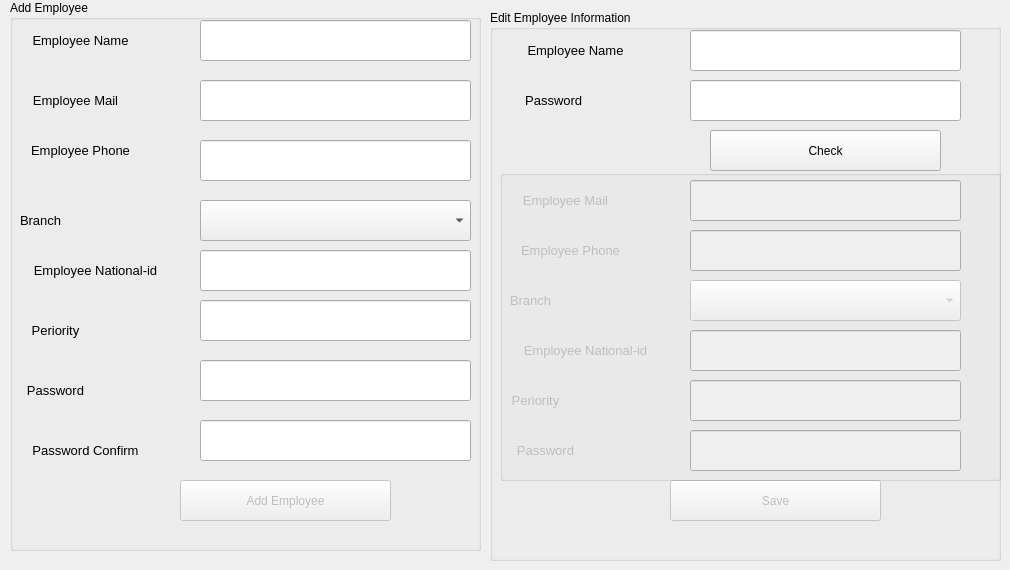
      <widget class="QWidget" name="tab_29">
       <attribute name="title">
        <string>Add Employee</string>
       </attribute>
       <widget class="QGroupBox" name="groupBox_7">
        <property name="geometry">
         <rect>
          <x>10</x>
          <y>0</y>
          <width>471</width>
          <height>551</height>
         </rect>
        </property>
        <property name="title">
         <string>Add Employee</string>
        </property>
        <widget class="QLabel" name="label_49">
         <property name="geometry">
          <rect>
           <x>0</x>
           <y>80</y>
           <width>131</width>
           <height>41</height>
          </rect>
         </property>
         <property name="font">
          <font>
           <pointsize>10</pointsize>
          </font>
         </property>
         <property name="text">
          <string>Employee Mail</string>
         </property>
         <property name="alignment">
          <set>Qt::AlignCenter</set>
         </property>
        </widget>
        <widget class="QLineEdit" name="lineEdit_52">
         <property name="geometry">
          <rect>
           <x>190</x>
           <y>20</y>
           <width>271</width>
           <height>41</height>
          </rect>
         </property>
        </widget>
        <widget class="QLineEdit" name="lineEdit_54">
         <property name="geometry">
          <rect>
           <x>190</x>
           <y>140</y>
           <width>271</width>
           <height>41</height>
          </rect>
         </property>
        </widget>
        <widget class="QLineEdit" name="lineEdit_53">
         <property name="geometry">
          <rect>
           <x>190</x>
           <y>80</y>
           <width>271</width>
           <height>41</height>
          </rect>
         </property>
        </widget>
        <widget class="QLabel" name="label_48">
         <property name="geometry">
          <rect>
           <x>0</x>
           <y>130</y>
           <width>141</width>
           <height>41</height>
          </rect>
         </property>
         <property name="font">
          <font>
           <pointsize>10</pointsize>
          </font>
         </property>
         <property name="text">
          <string>Employee Phone</string>
         </property>
         <property name="alignment">
          <set>Qt::AlignCenter</set>
         </property>
        </widget>
        <widget class="QLabel" name="label_50">
         <property name="geometry">
          <rect>
           <x>0</x>
           <y>250</y>
           <width>171</width>
           <height>41</height>
          </rect>
         </property>
         <property name="font">
          <font>
           <pointsize>10</pointsize>
          </font>
         </property>
         <property name="text">
          <string>Employee National-id</string>
         </property>
         <property name="alignment">
          <set>Qt::AlignCenter</set>
         </property>
        </widget>
        <widget class="QLineEdit" name="lineEdit_55">
         <property name="geometry">
          <rect>
           <x>190</x>
           <y>250</y>
           <width>271</width>
           <height>41</height>
          </rect>
         </property>
        </widget>
        <widget class="QLabel" name="label_47">
         <property name="geometry">
          <rect>
           <x>-10</x>
           <y>20</y>
           <width>161</width>
           <height>41</height>
          </rect>
         </property>
         <property name="font">
          <font>
           <pointsize>10</pointsize>
          </font>
         </property>
         <property name="text">
          <string>Employee Name</string>
         </property>
         <property name="alignment">
          <set>Qt::AlignCenter</set>
         </property>
        </widget>
        <widget class="QLineEdit" name="lineEdit_56">
         <property name="geometry">
          <rect>
           <x>190</x>
           <y>360</y>
           <width>271</width>
           <height>41</height>
          </rect>
         </property>
         <property name="echoMode">
          <enum>QLineEdit::Password</enum>
         </property>
        </widget>
        <widget class="QLabel" name="label_51">
         <property name="geometry">
          <rect>
           <x>-10</x>
           <y>370</y>
           <width>111</width>
           <height>41</height>
          </rect>
         </property>
         <property name="font">
          <font>
           <pointsize>10</pointsize>
          </font>
         </property>
         <property name="text">
          <string>Password</string>
         </property>
         <property name="alignment">
          <set>Qt::AlignCenter</set>
         </property>
        </widget>
        <widget class="QLabel" name="label_52">
         <property name="geometry">
          <rect>
           <x>-10</x>
           <y>430</y>
           <width>171</width>
           <height>41</height>
          </rect>
         </property>
         <property name="font">
          <font>
           <pointsize>10</pointsize>
          </font>
         </property>
         <property name="text">
          <string>Password Confirm</string>
         </property>
         <property name="alignment">
          <set>Qt::AlignCenter</set>
         </property>
        </widget>
        <widget class="QLineEdit" name="lineEdit_57">
         <property name="geometry">
          <rect>
           <x>190</x>
           <y>420</y>
           <width>271</width>
           <height>41</height>
          </rect>
         </property>
         <property name="echoMode">
          <enum>QLineEdit::Password</enum>
         </property>
        </widget>
        <widget class="QPushButton" name="pushButton_37">
         <property name="enabled">
          <bool>false</bool>
         </property>
         <property name="geometry">
          <rect>
           <x>170</x>
           <y>480</y>
           <width>211</width>
           <height>41</height>
          </rect>
         </property>
         <property name="text">
          <string>Add Employee</string>
         </property>
         <property name="icon">
          <iconset resource="icons.qrc">
           <normaloff>:/icons/icons/add.png</normaloff>:/icons/icons/add.png</iconset>
         </property>
        </widget>
        <widget class="QLabel" name="label_54">
         <property name="geometry">
          <rect>
           <x>-10</x>
           <y>310</y>
           <width>111</width>
           <height>40</height>
          </rect>
         </property>
         <property name="font">
          <font>
           <pointsize>10</pointsize>
          </font>
         </property>
         <property name="text">
          <string>Periority</string>
         </property>
         <property name="alignment">
          <set>Qt::AlignCenter</set>
         </property>
        </widget>
        <widget class="QLineEdit" name="lineEdit_58">
         <property name="geometry">
          <rect>
           <x>190</x>
           <y>300</y>
           <width>271</width>
           <height>41</height>
          </rect>
         </property>
         <property name="text">
          <string/>
         </property>
        </widget>
        <widget class="QLabel" name="label_57">
         <property name="geometry">
          <rect>
           <x>10</x>
           <y>200</y>
           <width>141</width>
           <height>41</height>
          </rect>
         </property>
         <property name="font">
          <font>
           <pointsize>10</pointsize>
          </font>
         </property>
         <property name="text">
          <string>Branch</string>
         </property>
         <property name="alignment">
          <set>Qt::AlignLeading|Qt::AlignLeft|Qt::AlignVCenter</set>
         </property>
        </widget>
        <widget class="QComboBox" name="comboBox_5">
         <property name="geometry">
          <rect>
           <x>190</x>
           <y>200</y>
           <width>271</width>
           <height>41</height>
          </rect>
         </property>
        </widget>
       </widget>
       <widget class="QGroupBox" name="groupBox_9">
        <property name="geometry">
         <rect>
          <x>490</x>
          <y>10</y>
          <width>511</width>
          <height>551</height>
         </rect>
        </property>
        <property name="title">
         <string>Edit Employee Information</string>
        </property>
        <widget class="QPushButton" name="pushButton_39">
         <property name="enabled">
          <bool>false</bool>
         </property>
         <property name="geometry">
          <rect>
           <x>180</x>
           <y>470</y>
           <width>211</width>
           <height>41</height>
          </rect>
         </property>
         <property name="text">
          <string>Save</string>
         </property>
         <property name="icon">
          <iconset resource="icons.qrc">
           <normaloff>:/icons/icons/diskette.png</normaloff>:/icons/icons/diskette.png</iconset>
         </property>
        </widget>
        <widget class="QLineEdit" name="lineEdit_64">
         <property name="geometry">
          <rect>
           <x>200</x>
           <y>20</y>
           <width>271</width>
           <height>41</height>
          </rect>
         </property>
        </widget>
        <widget class="QLineEdit" name="lineEdit_69">
         <property name="geometry">
          <rect>
           <x>200</x>
           <y>70</y>
           <width>271</width>
           <height>41</height>
          </rect>
         </property>
        </widget>
        <widget class="QLabel" name="label_62">
         <property name="geometry">
          <rect>
           <x>20</x>
           <y>20</y>
           <width>131</width>
           <height>41</height>
          </rect>
         </property>
         <property name="font">
          <font>
           <pointsize>10</pointsize>
          </font>
         </property>
         <property name="text">
          <string>Employee Name</string>
         </property>
         <property name="alignment">
          <set>Qt::AlignCenter</set>
         </property>
        </widget>
        <widget class="QLabel" name="label_64">
         <property name="geometry">
          <rect>
           <x>-20</x>
           <y>70</y>
           <width>171</width>
           <height>41</height>
          </rect>
         </property>
         <property name="font">
          <font>
           <pointsize>10</pointsize>
          </font>
         </property>
         <property name="text">
          <string>Password </string>
         </property>
         <property name="alignment">
          <set>Qt::AlignCenter</set>
         </property>
        </widget>
        <widget class="QPushButton" name="pushButton_40">
         <property name="geometry">
          <rect>
           <x>220</x>
           <y>120</y>
           <width>231</width>
           <height>41</height>
          </rect>
         </property>
         <property name="text">
          <string>Check</string>
         </property>
        </widget>
        <widget class="QGroupBox" name="groupBox_11">
         <property name="enabled">
          <bool>false</bool>
         </property>
         <property name="geometry">
          <rect>
           <x>10</x>
           <y>160</y>
           <width>501</width>
           <height>311</height>
          </rect>
         </property>
         <property name="title">
          <string/>
         </property>
         <widget class="QLabel" name="label_58">
          <property name="geometry">
           <rect>
            <x>10</x>
            <y>110</y>
            <width>141</width>
            <height>41</height>
           </rect>
          </property>
          <property name="font">
           <font>
            <pointsize>10</pointsize>
           </font>
          </property>
          <property name="text">
           <string>Branch</string>
          </property>
          <property name="alignment">
           <set>Qt::AlignLeading|Qt::AlignLeft|Qt::AlignVCenter</set>
          </property>
         </widget>
         <widget class="QComboBox" name="comboBox_6">
          <property name="geometry">
           <rect>
            <x>190</x>
            <y>110</y>
            <width>271</width>
            <height>41</height>
           </rect>
          </property>
         </widget>
         <widget class="QLineEdit" name="lineEdit_68">
          <property name="geometry">
           <rect>
            <x>190</x>
            <y>260</y>
            <width>271</width>
            <height>41</height>
           </rect>
          </property>
         </widget>
         <widget class="QLabel" name="label_59">
          <property name="geometry">
           <rect>
            <x>-10</x>
            <y>10</y>
            <width>151</width>
            <height>41</height>
           </rect>
          </property>
          <property name="font">
           <font>
            <pointsize>10</pointsize>
           </font>
          </property>
          <property name="text">
           <string>Employee Mail</string>
          </property>
          <property name="alignment">
           <set>Qt::AlignCenter</set>
          </property>
         </widget>
         <widget class="QLabel" name="label_60">
          <property name="geometry">
           <rect>
            <x>10</x>
            <y>60</y>
            <width>121</width>
            <height>41</height>
           </rect>
          </property>
          <property name="font">
           <font>
            <pointsize>10</pointsize>
           </font>
          </property>
          <property name="text">
           <string>Employee Phone</string>
          </property>
          <property name="alignment">
           <set>Qt::AlignCenter</set>
          </property>
         </widget>
         <widget class="QLabel" name="label_55">
          <property name="geometry">
           <rect>
            <x>-20</x>
            <y>210</y>
            <width>111</width>
            <height>40</height>
           </rect>
          </property>
          <property name="font">
           <font>
            <pointsize>10</pointsize>
           </font>
          </property>
          <property name="text">
           <string>Periority</string>
          </property>
          <property name="alignment">
           <set>Qt::AlignCenter</set>
          </property>
         </widget>
         <widget class="QLineEdit" name="lineEdit_67">
          <property name="geometry">
           <rect>
            <x>190</x>
            <y>160</y>
            <width>271</width>
            <height>41</height>
           </rect>
          </property>
         </widget>
         <widget class="QLabel" name="label_63">
          <property name="geometry">
           <rect>
            <x>-10</x>
            <y>260</y>
            <width>111</width>
            <height>41</height>
           </rect>
          </property>
          <property name="font">
           <font>
            <pointsize>10</pointsize>
           </font>
          </property>
          <property name="text">
           <string>Password</string>
          </property>
          <property name="alignment">
           <set>Qt::AlignCenter</set>
          </property>
         </widget>
         <widget class="QLineEdit" name="lineEdit_65">
          <property name="geometry">
           <rect>
            <x>190</x>
            <y>60</y>
            <width>271</width>
            <height>41</height>
           </rect>
          </property>
         </widget>
         <widget class="QLineEdit" name="lineEdit_66">
          <property name="geometry">
           <rect>
            <x>190</x>
            <y>10</y>
            <width>271</width>
            <height>41</height>
           </rect>
          </property>
         </widget>
         <widget class="QLabel" name="label_61">
          <property name="geometry">
           <rect>
            <x>0</x>
            <y>160</y>
            <width>171</width>
            <height>41</height>
           </rect>
          </property>
          <property name="font">
           <font>
            <pointsize>10</pointsize>
           </font>
          </property>
          <property name="text">
           <string>Employee National-id</string>
          </property>
          <property name="alignment">
           <set>Qt::AlignCenter</set>
          </property>
         </widget>
         <widget class="QLineEdit" name="lineEdit_59">
          <property name="geometry">
           <rect>
            <x>190</x>
            <y>210</y>
            <width>271</width>
            <height>41</height>
           </rect>
          </property>
          <property name="text">
           <string/>
          </property>
         </widget>
        </widget>
       </widget>
      </widget>
